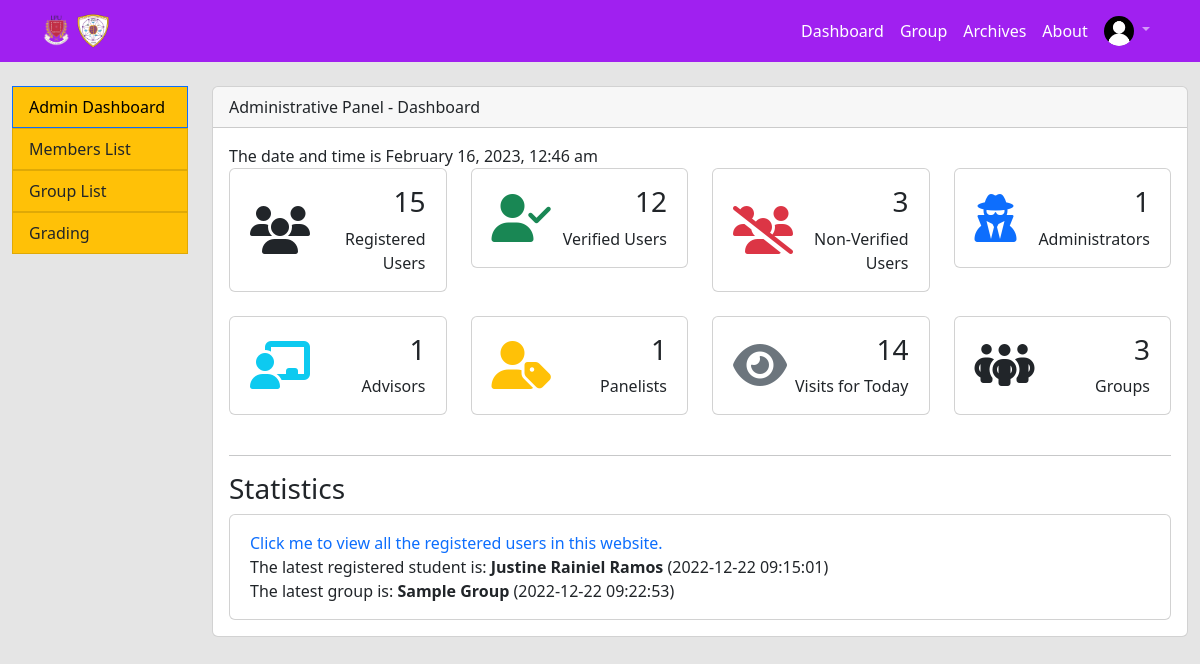
The app's page /admin/index.php (signed in) with its own data.
### tables this page shows
CREATE TABLE `users` (
  `id` int(11) NOT NULL,
  `date` datetime NOT NULL,
  `last_seen` timestamp NOT NULL DEFAULT current_timestamp(),
  `ip_addr` varchar(45) NOT NULL,
  `fullname` varchar(100) NOT NULL,
  `username` varchar(30) NOT NULL,
  `group_id` int(11) NOT NULL DEFAULT 0,
  `email` varchar(100) NOT NULL,
  `email_verified` varchar(100) DEFAULT NULL,
  `password` varchar(255) NOT NULL,
  `image` varchar(255) NOT NULL DEFAULT 'default_profile.jpg',
  `role` tinyint(4) DEFAULT 0,
  `advised_by` int(11) NOT NULL DEFAULT 0
);

CREATE TABLE `groups` (
  `groupid` int(11) NOT NULL,
  `creation` datetime NOT NULL,
  `created_by` int(11) NOT NULL,
  `group_leader` int(11) NOT NULL,
  `group_title` varchar(255) NOT NULL,
  `group_code` varchar(6) NOT NULL
);

### admin/index.php (the view, shortened to what the rows shown need)
<?php
    require "../libs/functions.php";
?>
<!DOCTYPE html>
<html>
    <head>
        <link href="../bootstrap/css/bootstrap.min.css" rel="stylesheet" media="nope!" onload="this.media='all'">
        <link rel="stylesheet" href="../css/style.css">
        <link rel="stylesheet" href="https://cdnjs.cloudflare.com/ajax/libs/font-awesome/6.2.0/css/all.min.css" />
    </head>
    <body>
        <div class="grey-wrapper">
            <div class="mt-4 container-fluid">
                <div class="row">
                    <div class="col-lg-10">
                        <div class="card">
                            <div class="card-body">
                                <div class="card">
                                    <div class="card-body">
                                        <div class="d-flex justify-content-between px-md-1">
                                            <div class="text-start">
                                                <p class="mb-0">
                                                    <a href="./members.php?page=1">Click me to view all the registered users in this website.</a>
                                                </p>
                                                <p class="mb-0">
                                                The latest registered student is:
                                                    <?php
                                                        $query = "SELECT fullname, date FROM users ORDER BY id DESC LIMIT 1;";
                                                        $countStm = $con->prepare($query);
                                                        $countStm->execute();
                                                        $row = $countStm->fetch();
                                                        if($countStm->rowCount() > 0) {
                                                            echo '<strong>' .$row['fullname']. '</strong> ';
                                                            echo '(' .$row['date']. ')';
                                                        } else {
                                                            echo '<strong>No one is registered yet</strong>';
                                                        }
                                                    ?>
                                                </p>
                                                <p class="mb-0">
                                                The latest group is:
                                                    <?php
                                                        $query = "SELECT creation, group_title FROM groups ORDER BY groupid DESC LIMIT 1;";
                                                        $countStm = $con->prepare($query);
                                                        $countStm->execute();
                                                        $row = $countStm->fetch();
                                                        if($countStm->rowCount() > 0) {
                                                            echo '<strong>' .$row['group_title']. '</strong> ';
                                                            echo '(' .$row['creation']. ')';
                                                        } else {
                                                            echo '<strong>No group is created yet</strong>';
                                                        }
                                                    ?>
                                                </p>
                                            </div>
                                        </div>
                                    </div>
                                </div>
                            </div>
                        </div>
                    </div>
                </div>
            </div>
        </div>
    </body>
</html>

### records on screen
users: fullname "Justine Rainiel Ramos", date "2022-12-22 09:15:01"
groups: group_title "Sample Group", creation "2022-12-22 09:22:53"

### other values on screen
$count "15"
$count "12"
$count "3"
$count "1"
$count "14"
